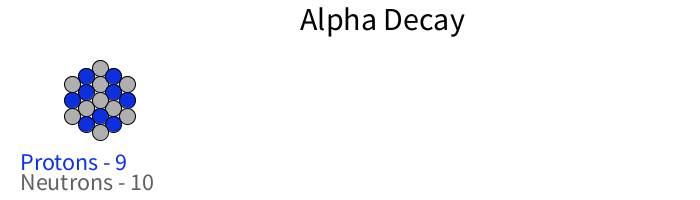
Frame 1 (no input)
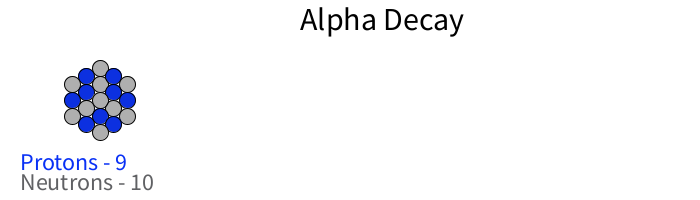
Frame 60 (the mouse pressed at the canvas centre just before this capture)
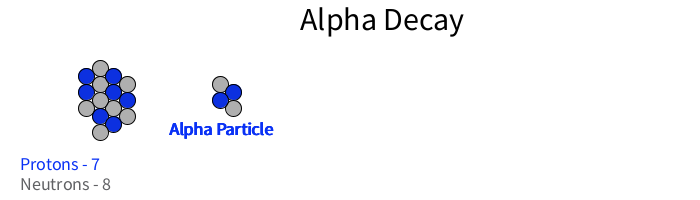
Frame 120 (the mouse held since frame 60 and released just before this capture)

The Processing sketch that drew these frames (run headless with seeded random() and noise(); from frame 60 on, the mouse is pressed at the canvas centre):

// Processing sketch: alpha
// ── alpha.pde
class TextBox {
  PVector location;
  PVector velocity;
  
  TextBox(float x_loc, float y_loc, float x_vel, float y_vel) {
    location = new PVector(x_loc, y_loc);
    velocity = new PVector(x_vel, y_vel);
  }
  void update() {
    location.add(velocity);
  }
  
  void display(String message, int size, float[] col) {
    textSize(size);
    fill(col[0],col[1],col[2]);
    text(message, location.x, location.y);
  }
}




class Mover {
  PVector location;
  PVector velocity;
  PVector acceleration;
  
  
  Mover(float x_loc,float y_loc, float x_vel, float y_vel) {
    
    location = new PVector(x_loc,y_loc);
    velocity = new PVector(x_vel,y_vel);
    
  }
  
  void update() {
    location.add(velocity);
    
  }
    
  void display(int i) {
    stroke(0);
    if(((i)%2)==0) {
      fill(175);
    } else {
      fill(12,48,224);
    }
    ellipse(location.x,location.y,16,16);
  }
  

}
// new function
float[][] position(float x_val, float y_val, float radius) {
  // make it produce the x and y coordinates for the 6 spots around it
  
  float y_dist = (sin(radians(30)))*(2*radius);
  float x_dist = (cos(radians(30)))*(2*radius);
  
  //coords is a list that contains the new coordinates for 6 circles around one circle
  
  
  float[][] coords = {{(x_val),(y_val-(2*radius))}, {(x_val+x_dist),(y_val-y_dist)}, {(x_val+x_dist),(y_val+y_dist)}, {(x_val),(y_val+(2*radius))}, {(x_val-x_dist),(y_val+y_dist)}, {(x_val-x_dist),(y_val-y_dist)}};
  
  return coords;
}
Mover[] movers = {};
//function to check if a coordinate is already used
boolean isItemInArray(float[][] array, float[] item) {
    for (int i = 0; i < array.length; i++) {
        // This if statement depends on the format of your array
        if (array[i][0] == item[0] && array[i][1] == item[1]) {
            return true;   // Found it
        }
    }
    return false;   // Not found
}
void setup() {
  size(700,200);
  float[] center = {100.0,100.0};
  float[][] all_coords = {};
  float[][] orig_coords = position(center[0],center[1],8.0);
  
  //from the center, make 6 coords
  float[][] coords = position(center[0],center[1],8.0);
  //make 6 particles
  for (int k = 0; k < 6; k++) {
    //if coords do not yet exist, make the circle, else, don't
    boolean x = isItemInArray(all_coords, coords[k]);
    if (x == false){
      //create the mover
      // add the mover to the movers list
      movers = (Mover[])append(movers, new Mover(coords[k][0],coords[k][1],0,0));
      
      //add coords to the list
      
      all_coords = (float[][])append(all_coords,coords[k]);
    }
  }
  //now change the center and make new circles
  for (int i = 0; i < 6; i++) {
    //redefine the center 
    center[0] = orig_coords[i][0];
    center[1] = orig_coords[i][1];
    //from the center, make 6 coords
    float[][] new_coords = position(center[0],center[1],8.0);
    //make 6 particles
    for (int k = 0; k < 6; k++) {
      //if coords do not yet exist, make the circle, else, don't
      boolean x = isItemInArray(all_coords, new_coords[k]);
      if (x == false){
        //create the mover
        // add the mover to the movers list
        movers = (Mover[])append(movers,new Mover(new_coords[k][0],new_coords[k][1],0,0));
        //add coords to the list
        all_coords = (float[][])append(all_coords,new_coords[k]);
      }
    }
    
    
    
  }
}
Mover[] make_alpha() {
  // each mouse click, eject an alpha particle
  Mover[] alphas = {};
  float[] center = {100.0,100.0};
  
  //will use 0, 1, 2
  float[][] coords = position(center[0],center[1],8.0);
  float[][] get_center = position(coords[0][0],coords[0][1],8.0);
  //and this coord
  float[][] center_coord = {{get_center[3][0],get_center[3][1]}};
  
  float[][] alpha_coords = {};
  for (int k = 0; k < 3; k++) {
    alpha_coords = (float[][])append(alpha_coords,coords[k]);
  }
  alpha_coords = (float[][])append(alpha_coords,center_coord[0]);
  
  //alpha coords is now the list of coordinates for the alpha particle
  for (int k = 0; k < 4; k++) {
    alphas = (Mover[])append(alphas,new Mover(alpha_coords[k][0],alpha_coords[k][1],2,0));
  }
  return alphas;
}


// create text for alpha
float ax_loc = 50;
float ay_loc = 135;
float ax_vel = 0.5;
float ay_vel = 0;
String a_message = "Alpha Particle";
int a_size = 18;
float[] a_col = {9,49,245};
TextBox alpha_text = new TextBox(ax_loc,ay_loc, ax_vel, ay_vel);

// create the alpha particle
Mover[] alphas = make_alpha();
int x = 0;
void mousePressed() {
  if (x == 0) {
    x = 1;
  } 
}
void draw() {
  background(255);
  textSize(32);
  fill(0);
  text("Alpha Decay", 300, 30);
  
  textSize(24);
  
  if (x == 1) {
    for (int i = 0; i < alphas.length; i++) {
      alphas[i].update();
      alphas[i].display(i);
      //draw alpha text
      alpha_text.update();
      alpha_text.display(a_message, a_size, a_col);
      
    }
    for (int i = 0; i < (movers.length - 4); i++) {
      movers[i].update();
      //movers[i].checkEdges();
      movers[i].display(i);
    }
    fill(9, 49, 245);
    text("Protons - 7", 20, 170);
    fill(96, 97, 100);
    text("Neutrons - 8", 20, 190);
    
  
  } else {
      for (int i = 0; i < movers.length; i++) {
        movers[i].update();
        //movers[i].checkEdges();
        movers[i].display(i);
      }
    fill(9, 49, 245);
    text("Protons - 9", 20, 170);
    fill(96, 97, 100);
    text("Neutrons - 10", 20, 190);
  }
}
